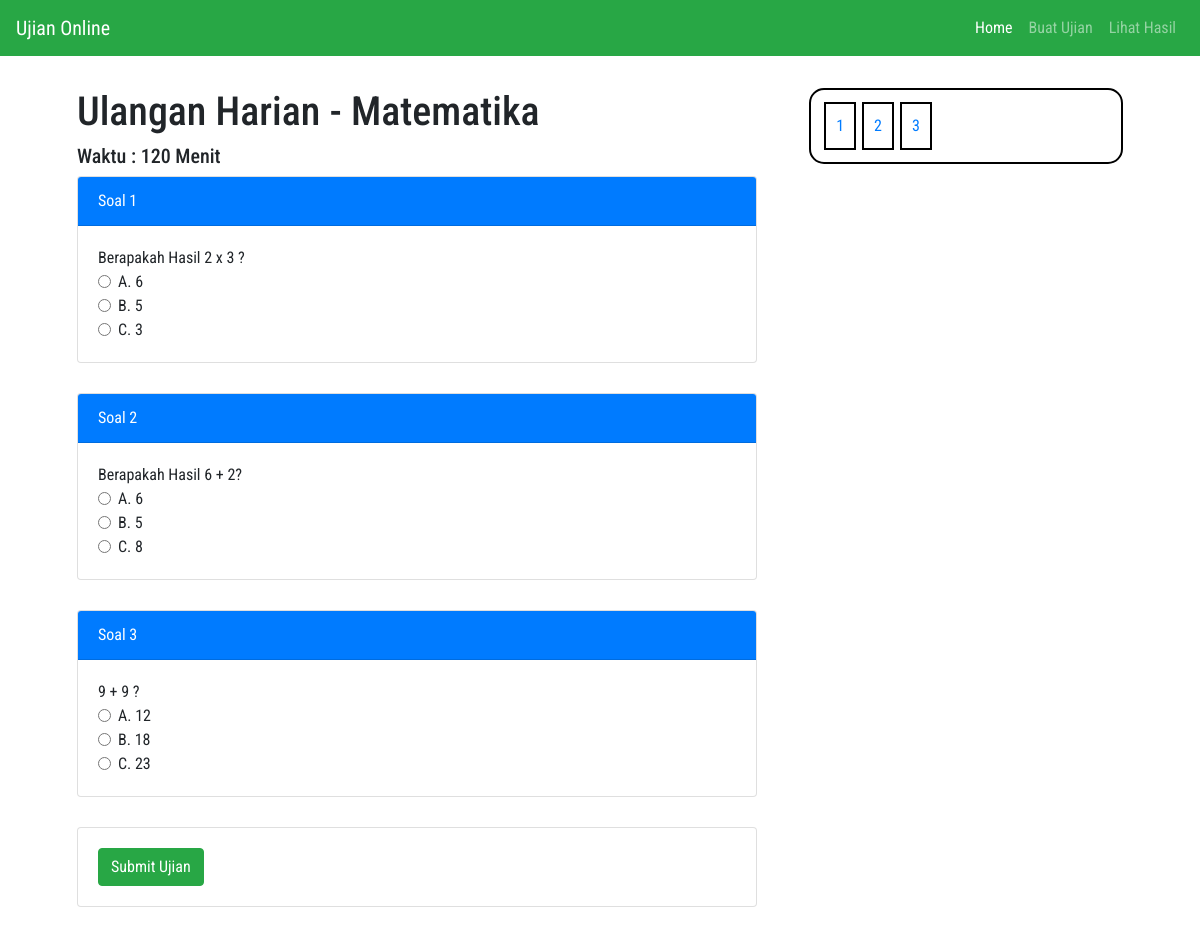
Page /pages/siswa_ujian.php?module=32855 (signed in) on the committed database.
### tables this page shows
CREATE TABLE `tb_modul_soal` (
  `id_module` int(5) NOT NULL,
  `nama_module` varchar(30) NOT NULL,
  `matpel` varchar(50) NOT NULL,
  `waktu` int(11) NOT NULL
);

CREATE TABLE `tb_mata_pelajaran` (
  `id_matpel` int(5) NOT NULL,
  `matpel` varchar(30) NOT NULL
);

CREATE TABLE `tb_soal` (
  `id_soal` int(5) NOT NULL,
  `id_module` int(5) NOT NULL,
  `id_user` int(5) NOT NULL,
  `soal` text NOT NULL,
  `jawaban` text NOT NULL,
  `pilihan` text NOT NULL
);

### action/connection.php (called while the page is built, shortened)
<?php
$baseURL = "http://localhost/mdpl-exam/";
?>

### pages/siswa_ujian.php (the view, shortened to what this page needs)
<?php
require_once('../action/connection.php');
$module = $_GET['module'];
?>
<!DOCTYPE html>
<html lang="en">
<head>
    <?php include_once('../layout/_head.php')  ?>
    <link rel="stylesheet" href="../assets/siswa_ujian.css">
</head>
<body>
    <?php include_once('../layout/_navbar.php') ?>
    <div class="container">
        <div id="main-content" class="main">
            <div id="content" class="content">
            <?php
                $qSelectModule = " select *,matpel.matpel as nama_matpel from tb_modul_soal as modul
                inner join tb_mata_pelajaran  as matpel
                on modul.matpel = matpel.id_matpel
                where modul.id_module = $module
                ";
                $resModule = mysqli_query($conn, $qSelectModule);
                $resModule = mysqli_fetch_assoc($resModule);
            ?>
            <h1><?= $resModule['nama_module'].' - '.$resModule['nama_matpel'] ?></h1>
            <h5>Waktu : <?= $resModule['waktu'] ?> Menit</h5>
            <form class="formUjian" method="post" action="../action/submit_ujian.php" >
                <?php
                $qSelectSoal = "
                    select * from tb_soal where id_module = $module
                ";
                $resSoal = mysqli_query($conn, $qSelectSoal);
                ?>
                <?php
                $no = 1;
                    while($row = mysqli_fetch_assoc($resSoal)){
                        $pilihan = explode(',',$row['pilihan']);
                ?>
                <div class="card" id="soal<?= $row['id_soal'] ?>">
                    <div class="card-header bg-primary text-white">
                        Soal <?= $no++ ?>
                    </div>
                    <div class="card-body">
                        <div class="title-soal">
                            <?= $row['soal'] ?>
                        </div>
                        <div class="opsi-soal">
                                <fieldset id="soal<?= $row['id_soal'] ?>">
                                <?php foreach($pilihan as $key => $pil): ?>
                                <div class="form-check">
                                    <input class="form-check-input i-jawaban" type="radio" name="soal<?= $row['id_soal'] ?>"
                                        value="
                                        <?php
                                        switch ($key) {
                                            case 0:
                                                echo 'A';
                                                break;
                                            case 1:
                                                echo 'B';
                                                break;
                                            case 2:
                                                echo 'C';
                                                break;
                                        }
                                        ?>
                                        ">
                                    <label class="form-check-label">
                                        <?php
                                        switch ($key) {
                                            case 0:
                                                echo 'A. ';
                                                break;
                                            case 1:
                                                echo 'B. ';
                                                break;
                                            case 2:
                                                echo 'C. ';
                                                break;
                                        }
                                        echo $pil;
                                        ?>
                                    </label>
                                </div>
                                <?php endforeach; ?>
                                </fieldset>
                        </div>
                    </div>
                </div>
                <?php } ?>
            <div class="card">
                <div class="card-body">
                    <button type="button" class="btn btn-success btn-submit-ujian">
                        Submit Ujian
                    </button>
                </div>
            </div>
            </form>
            </div>
            <div id="sidebar" class="sidebars">
                <div class="sidebar__inner">
                    <div class="box-angka">
                        <?php
                        $qSelectSoal = "
                            select * from tb_soal where id_module = $module
                        ";
                        $resSoal = mysqli_query($conn, $qSelectSoal);
                        $no = 1;
                        while($row = mysqli_fetch_assoc($resSoal)){
                        ?>
                        <div class="angka">
                            <a href="#soal<?= $row['id_soal'] ?>"><?= $no++ ?></a>
                        </div>
                        <?php } ?>
                    </div>
                </div>
            </div>
        </div>
    </div>
</body>
</html>

### layout/_head.php (shortened to what this page needs)
<link rel="stylesheet" href="https://stackpath.bootstrapcdn.com/bootstrap/4.3.1/css/bootstrap.min.css">
<link rel="stylesheet" href="https://use.fontawesome.com/releases/v5.1.1/css/all.css">
<link rel="stylesheet" href="../assets/style.css">

### layout/_navbar.php (shortened to what this page needs)
<nav class="navbar navbar-expand-lg navbar-dark bg-success">
        <a class="navbar-brand" href="<?= $baseURL ?>">Ujian Online</a>
        <div class="collapse navbar-collapse" id="navbarNavAltMarkup">
            <div class="navbar-nav ml-auto">
                <a class="nav-item nav-link active" href="/">Home <span class="sr-only">(current)</span></a>
                <a class="nav-item nav-link" href="#">Buat Ujian</a>
                <a class="nav-item nav-link" href="#">Lihat Hasil</a>
            </div>
        </div>
    </nav>

### assets/style.css (style rules this page uses)
* { padding: 0; margin: 0; list-style: none; text-decoration: none; }
html { box-sizing: border-box; margin: 0; padding: 0; }
body { font-family: 'Roboto Condensed', sans-serif; height: 100vh; margin: 0; }
.content { display: flex; height: 100%; }
.navbar { display: none; }

### assets/siswa_ujian.css (style rules this page uses)
.navbar { display: flex; }
#main-content { display: flex; padding: 2em; justify-content: space-between; }
#content { width: 65%; height: 100%; display: flex; flex-direction: column; justify-content: space-between; }
#content .card { width: 100%; margin-bottom: 30px; }
#sidebar { width: 30%; height: 100%; }
.box-angka { border: 2px solid black; border-radius: 15px; padding: 10px; width: 100%; flex-wrap: wrap; display: flex; }
.box-angka .angka { margin: 2px 3px; padding: 10px; border: 2px solid black; }

### rows in the picture
tb_modul_soal: nama_module "Ulangan Harian", tb_mata_pelajaran.matpel "Matematika", waktu "120"
tb_soal: soal "Berapakah Hasil 2 x 3 ?", pilihan "6", pilihan "5", pilihan "3"
tb_soal: soal "Berapakah Hasil 6 + 2?", pilihan "6", pilihan "5", pilihan "8"
tb_soal: soal "9 + 9 ?", pilihan "12", pilihan "18", pilihan "23"
